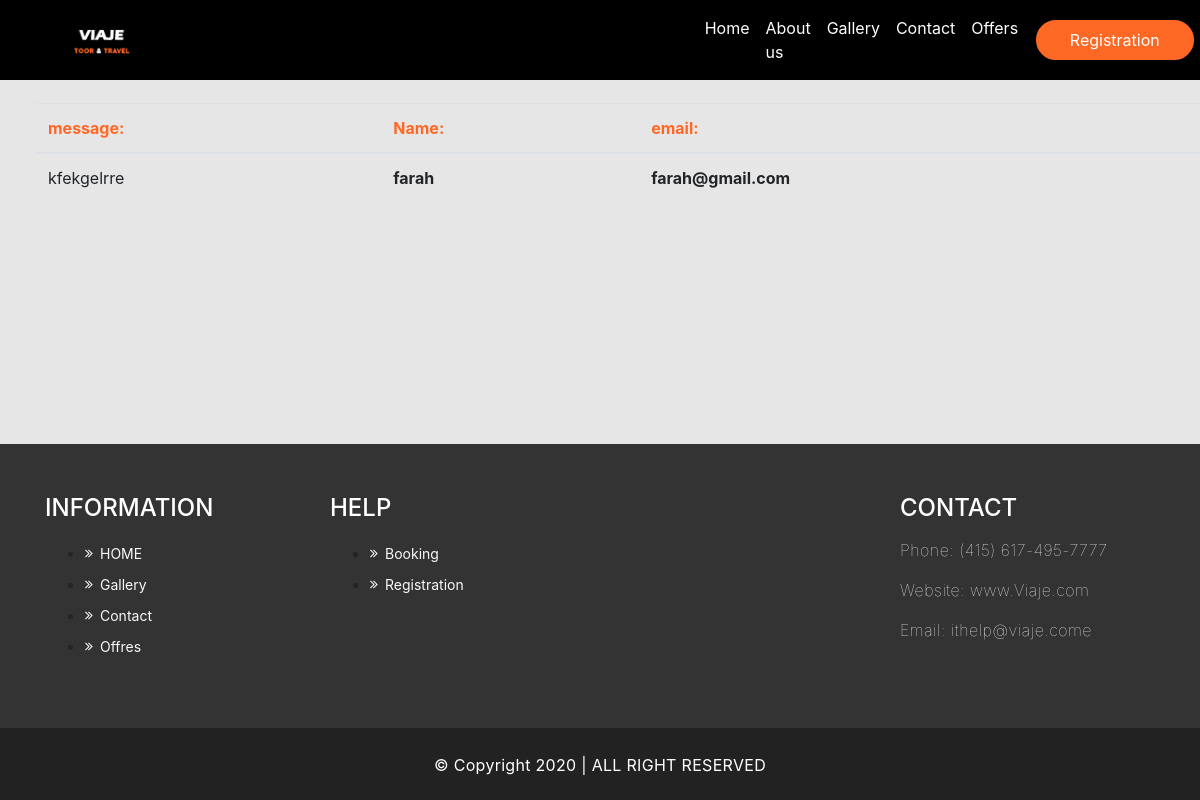
Page /admin-views/single-msg.php?msg=1 on the committed database.
### tables this page shows
CREATE TABLE IF NOT EXISTS `contact` (
  `contact_id` int(11) NOT NULL AUTO_INCREMENT,
  `name` varchar(255) DEFAULT NULL,
  `email` varchar(255) DEFAULT NULL,
  `message` longtext,
  PRIMARY KEY (`contact_id`)
);

### App/Database.php (called while the page is built, shortened)
<?php
    class Database{
        public function getpdo(){
            try{
            $pdo=new PDO('mysql:host=localhost:3308;dbname=travel','root','root');
            $pdo->setAttribute(PDO::ATTR_ERRMODE, PDO::ERRMODE_EXCEPTION);
            } catch(EXCEPTION $libiti){
                echo $libiti->getMessage();
            }
            return $pdo;
        }
    }
?>

### admin-views/single-msg.php (the view, shortened to what this page needs)
<?php
    require_once("../App/Database.php");
    $con=new Database();
    $con->getpdo();
    $id_c=$_GET['msg'];
    $query=$con->getpdo()->query("select * from contact where contact_id = $id_c");
    $fetsh=$query->fetchAll();
?>
<!DOCTYPE html>
<html lang="en">
<head>
    <link rel="stylesheet" href="https://cdnjs.cloudflare.com/ajax/libs/font-awesome/4.7.0/css/font-awesome.min.css">
    <link rel="stylesheet" href="../style.css">
    <link rel="stylesheet" href="https://stackpath.bootstrapcdn.com/bootstrap/4.5.0/css/bootstrap.min.css">
</head>
<body style="background-color: #E6E6E6;">
    <?php require_once("../header/nav.php") ?>
    <div  class="tb" style="padding-left: 3%;">
      <table class="table" style="margin-top: 2%;">
        <thead>
          <tr>
            <th scope="col" style="color:#FE6825;">message:</th>
            <th scope="col" style="color:#FE6825;margin-right: 50%;">Name:</th>
            <th scope="col" style="color:#FE6825;">email:</th>
          </tr>
        </thead>
        <tbody>
          <?php foreach($fetsh as $ele){ ?>
            <tr>
              <td><p class="msg" style="max-width: 90%;"><?php echo $ele["message"] ?></p></td>
              <th style="padding-right: 16%;"><?php echo $ele["name"] ?></th>
              <th ><?php echo $ele["email"] ?></th>
            </tr>
          <?php } ?>
        </tbody>
      </table>
    </div>
    <footer id="mu-footer" style="margin-top: 17.5%;">
    <div class="mu-footer-top">
      <div class="container">
        <div class="mu-footer-top-area">
          <div class="row">
            <div class="col-lg-3 col-md-3 col-sm-3">
              <div class="mu-footer-widget">
                <h4>Information</h4>
                <ul>
                  <li><a href="">HOME</a></li>
                  <li><a href="">Gallery</a></li>
                  <li><a href="">Contact</a></li>
                  <li><a href="">Offres</a></li>
                </ul>
              </div>
            </div>
            <div class="col-lg-3 col-md-3 col-sm-3">
              <div class="mu-footer-widget">
                <h4>Help</h4>
                <ul>
                  <li><a href="contact.html">Booking</a></li>
                  <li><a href="contact.html">Registration</a></li>
                </ul>
              </div>
            </div>
            <div class="col-lg-3 col-md-3 col-sm-3">
            </div>
            <div class="col-lg-3 col-md-3 col-sm-3">
              <div class="mu-footer-widget">
                <h4>Contact</h4>
                <address>
                  <p>Phone: (415) 617-495-7777 </p>
                  <p>Website: www.Viaje.com</p>
                  <p>Email: ithelp@viaje.come</p>
                </address>
              </div>
            </div>
          </div>
        </div>
      </div>
    </div>
    <div class="mu-footer-bottom">
      <div class="container">
        <div class="mu-footer-bottom-area">
          <p>© Copyright 2020 | ALL RIGHT RESERVED</p>
        </div>
      </div>
    </div>
  </footer>
</body>
</html>

### style.css (style rules this page uses)
#mu-footer { display: inline; float: left; width: 100%; }
#mu-footer .mu-footer-top { background-color: #333; display: inline; float: left; padding: 50px 0; width: 100%; }
#mu-footer .mu-footer-top .mu-footer-top-area { display: inline; float: left; width: 100%; }
#mu-footer .mu-footer-top .mu-footer-top-area .mu-footer-widget { display: inline; float: left; width: 100%; }
#mu-footer .mu-footer-top .mu-footer-top-area .mu-footer-widget h4 { color: #fff; margin-bottom: 15px; text-transform: uppercase; }
#mu-footer .mu-footer-top .mu-footer-top-area .mu-footer-widget ul li a { color: #f9f9f9; display: inline-block; font-size: 14px; font-weight: normal; padding: 5px 0 5px 15px; position: relative; text-transform: capitalize; -webkit-transition: all 0.5s; -moz-transition: all 0.5s; -ms-transition: all 0.5s; -o-transition: all 0.5s; transition: all 0.5s; }
#mu-footer .mu-footer-top .mu-footer-top-area .mu-footer-widget ul li a:before { content: "\f101"; font-family: FontAwesome; left: 0; position: absolute; top: 5px; }
#mu-footer .mu-footer-top .mu-footer-top-area .mu-footer-widget p { color: #f9f9f9; }
#mu-footer .mu-footer-top .mu-footer-top-area .mu-footer-widget address p { font-weight: lighter; letter-spacing: 0.5px; }
#mu-footer .mu-footer-bottom { background-color: #222; display: inline; float: left; padding: 25px 0; width: 100%; }
#mu-footer .mu-footer-bottom .mu-footer-bottom-area { display: inline; float: left; text-align: center; width: 100%; }
#mu-footer .mu-footer-bottom .mu-footer-bottom-area p { color: #fff; margin-bottom: 0; letter-spacing: 0.3px; }

### admin-views/single-msg.php (style rules this page uses)
.tb { display: block; }

### rows in the picture
contact: message "kfekgelrre", name "farah", email "farah@gmail.com"
